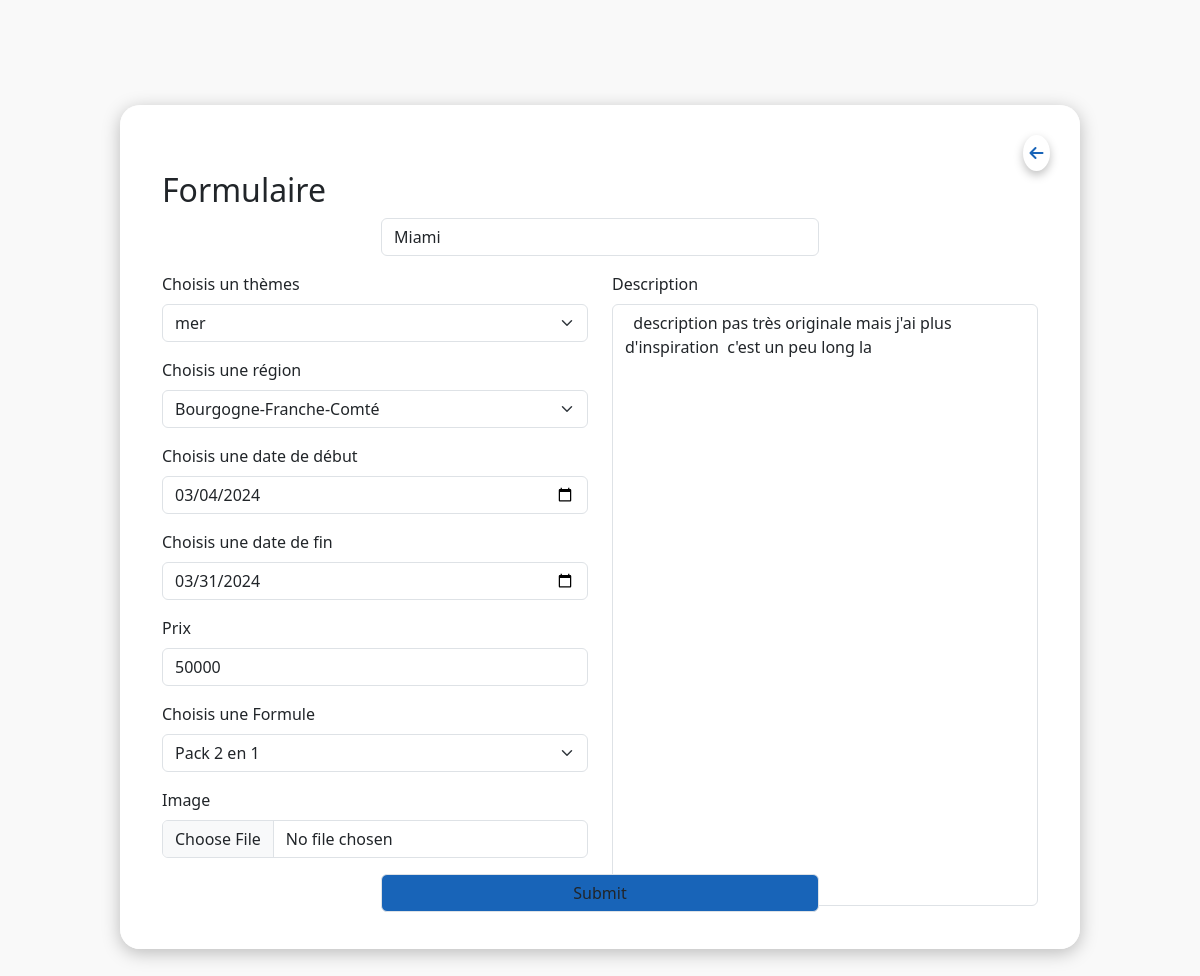
/affichage/formulaire.php?edit=28 (signed in), run on the app's committed database.
### tables this page shows
CREATE TABLE IF NOT EXISTS `travels` (
  `id_travel` int NOT NULL AUTO_INCREMENT,
  `id_travel_themes` int NOT NULL,
  `id_user` int NOT NULL,
  `name` varchar(255) NOT NULL,
  `price` int NOT NULL,
  `description` text NOT NULL,
  `picture` longblob,
  `date_start` date DEFAULT NULL,
  `date_end` date DEFAULT NULL,
  `regions` varchar(255) NOT NULL,
  `pack` varchar(255) NOT NULL,
  PRIMARY KEY (`id_travel`)
);

CREATE TABLE IF NOT EXISTS `travels_themes` (
  `id_travel_themes` int NOT NULL AUTO_INCREMENT,
  `name_themes` varchar(255) NOT NULL,
  PRIMARY KEY (`id_travel_themes`)
);

### classes/travel.php (called while the page is built, shortened)
<?php
class Travel {
    protected $connexion;
    public function __construct() {
        try {
            $this->connexion = new PDO('mysql:host=localhost;dbname=bdddashboard', 'root', null);
            $this->connexion->setAttribute(PDO::ATTR_ERRMODE, PDO::ERRMODE_EXCEPTION);
            $this->connexion->setAttribute(PDO::ATTR_DEFAULT_FETCH_MODE, PDO::FETCH_OBJ);
        } catch (PDOException $e) {
            echo 'Erreur de connexion : ' . $e->getMessage();
        }
    }
    public function getTravelEdit($idTravel){
        $reqAllTravel = $this->connexion->prepare('SELECT * FROM `travels` INNER JOIN travels_themes ON travels.id_travel_themes = travels_themes.id_travel_themes WHERE travels.id_travel = ?');
        $reqAllTravel->execute(array($idTravel));
        return $AllTravel = $reqAllTravel->fetch();
    }
}
$travel = new Travel();
?>

### affichage/formulaire.php (the view, shortened to what this page needs)
<?php
include '../classes/travel.php';
if (isset($_GET['edit'])) {
    $travelEdit = $travel->getTravelEdit($_GET['edit']);
} else {
}
?>
<!DOCTYPE html>
<html lang="en">
<head>
    <link rel="stylesheet" href="../style.css">
    <link href="https://cdn.jsdelivr.net/npm/bootstrap@5.3.3/dist/css/bootstrap.min.css" rel="stylesheet">
    <link rel="stylesheet" href="https://cdnjs.cloudflare.com/ajax/libs/font-awesome/6.5.1/css/all.min.css" />
</head>
<body>
<form class="form-container row" method='post' enctype="multipart/form-data" >
    <a href="./dashboard.php" id='closeButton' class='btn'><i class="fa-solid fa-arrow-left"></i></a>
    <h2>Formulaire</h2>
    <div class="mb-3">
        <input
            type="text"
            class='form-control'
            id='name'
            placeholder='Entrer le nom du voyage'
            name='name'
            <?php if(isset($_GET['edit'])): ?>
                value="<?php echo $travelEdit->name ?>"
            <?php endif; ?>
                >
    </div>
    <div class="input-container col-6">
            <div class="mb-3 ">
                <label for="" class="form-label">Choisis un thèmes</label>
                <select
                class="form-select"
                name='themes'
                <?php if(isset($_GET['edit'])): ?>
                    selected="<?php echo $travelEdit->id_travel_themes ?>"
                <?php endif; ?>
                >
                    <option selected value='<?php if(isset($_GET['edit'])){ ?> <?php echo $travelEdit->id_travel_themes ?> <?php } else { ?><?php }?>'><?php if(isset($_GET['edit'])){ ?> <?php echo $travelEdit->name_themes ?> <?php } else { ?>Tout les thèmes<?php }?></option>
                </select>
            </div>
            <div class="mb-3">
                <label for="" class="form-label">Choisis une région</label>
                <select class="form-select" name='regions'>
                <option selected value='<?php if(isset($_GET['edit'])){ ?> <?php echo $travelEdit->regions ?> <?php } else { ?><?php }?>'><?php if(isset($_GET['edit'])){ ?> <?php echo $travelEdit->regions ?> <?php } else { ?>Tout les régions<?php }?></option>
                </select>
            </div>
            <div class="mb-3">
                <label for="inputDateStart" class="form-label">Choisis une date de début</label>
                <input
                    type="date"
                    class="form-control"
                    id="inputDateStart"
                    name='date_start'
                    <?php if(isset($_GET['edit'])): ?>
                        value="<?php echo $travelEdit->date_start ?>"
                    <?php endif; ?>
                >
            </div>
            <div class="mb-3">
                <label for="inputDateEnd" class="form-label">Choisis une date de fin</label>
                <input
                type="date"
                class="form-control"
                id="inputDateEnd"
                name='date_end'
                <?php if(isset($_GET['edit'])): ?>
                    value="<?php echo $travelEdit->date_end ?>"
                <?php endif; ?>
                >
            </div>
            <div class="mb-3">
                <label for="inputPrix" class="form-label">Prix</label>
                <input
                type="text"
                class="form-control"
                id="inputPrix"
                placeholder='Entrer un prix'
                name='price'
                <?php if(isset($_GET['edit'])): ?>
                    value="<?php echo $travelEdit->price ?>"
                <?php endif; ?>
                >
            </div>
            <div class="mb-3 ">
                <label for="" class="form-label">Choisis une Formule</label>
                <select class="form-select" name='formule'>
                <option selected value='<?php if(isset($_GET['edit'])){ ?> <?php echo $travelEdit->pack ?> <?php } else { ?><?php }?>'><?php if(isset($_GET['edit'])){ ?> <?php echo $travelEdit->pack ?> <?php } else { ?>Toutes les formules<?php }?></option>
                </select>
            </div>
            <div class="mb-3">
                <label for="inputPicture" class="form-label" >Image</label>
                <input
                type="file"
                class="form-control"
                id="inputPicture"
                name='file'
                >
            </div>
            </div>
            <div class="describe-container col-6">
                <label for="" class="form-label">Description</label>
                <textarea
                 class="form-control" name='description'
                 ><?php if(isset($_GET['edit'])): ?><?php echo $travelEdit->description ?><?php endif; ?>  </textarea>
            </div>
            <div class="mb-3">
                <input type="submit" class="form-control" id='valider' name='valider'>
            </div>
</form>
</body>
</html>

### style.css (style rules this page uses)
* { margin: 0; padding: 0; box-sizing: border-box; }
body { height: 100vh; display: flex; justify-content: center; align-items: center; background: #f9f9f9 !important; }
.form-container { width: 80%; height: 80%; background: white; box-shadow: 0 4px 18px 0 rgba(0, 0, 0, 0.25); border-radius: 20px; padding: 30px; overflow: hidden; overflow-y: scroll; }
.describe-container textarea { height: 100%; resize: none; }
.describe-container { max-height: 80%; }
#name, #valider { width: 50%; margin: 0 auto; }
#valider { background: #1864b8; }
#closeButton { width: 3%; border-radius: 50%; padding: 5px !important; margin-left: auto; margin-right: 0; color: #1864b8; box-shadow: 0 4px 10px 0 rgba(0, 0, 0, 0.25); transition: 0.3s; }

### data on the page
travels: name "Miami", themes "mer", regions "Bourgogne-Franche-Comté", date_start "03/04/2024", date_end "03/31/2024", price "50000", formule "Pack 2 en 1", description "description pas très originale mais j'ai plus d'inspiration c'est un peu long la"
